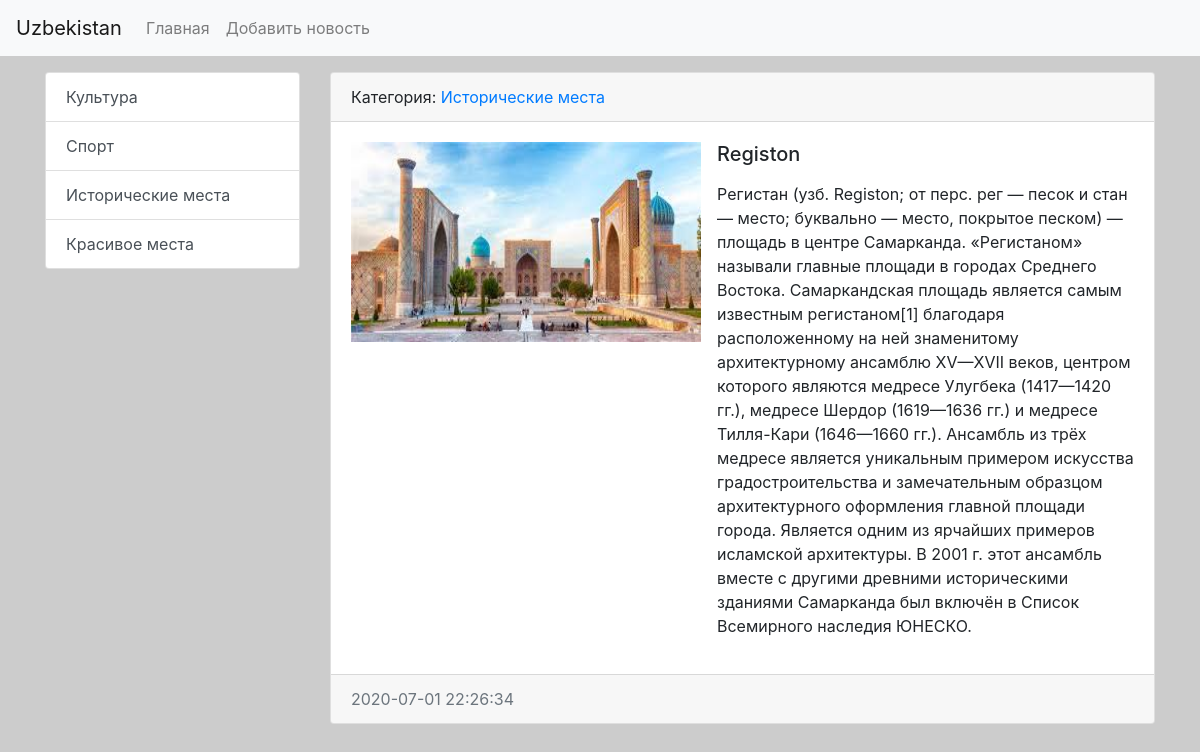
The app's page /news/13/ with its own data.
### news/models.py (models this page shows, shortened)
class Category(models.Model):
    title = models.CharField(max_length=150, db_index=True, verbose_name="name of category")
    def get_absolute_url(self):
        return reverse('category', kwargs={"category_id": self.pk})
    def __str__(self):
        return self.title
    class Meta:
        verbose_name = 'category'
        verbose_name_plural = 'Категории'
        ordering = ['title']

class News(models.Model):
    title = models.CharField(max_length=150)
    content = models.TextField(blank=True)
    created_at = models.DateTimeField(auto_now_add=True)
    updated_at = models.DateTimeField(auto_now=True)
    photo = models.ImageField(upload_to='photos/%Y/%m/%d', blank=True)
    is_published = models.BooleanField(default=True)
    category = models.ForeignKey('Category', on_delete=models.PROTECT)
    views = models.IntegerField(default=0)
    class Meta:
        verbose_name = 'Новость'
        verbose_name_plural = 'Новости'
        ordering = ['created_at']

### news/views.py (the view)
# urls.py: path('news/<int:pk>/', ViewNews.as_view(), name='view_news'),
class ViewNews(DetailView):
    model = News
    context_object_name = 'news_item'

### news/templatetags/news_tags.py (called while the page is built)
@register.inclusion_tag('news/list_categories.html')
def show_categories(arg1='Hello', arg2='world'):
    categories = Category.objects.annotate(cnt=Count('news')).filter(cnt__gt=0)
    return {"categories": categories, "arg1": arg1, "arg2": arg2 }

### news/templates/news/news_detail.html (shortened to what this page needs)
{% extends 'base.html' %}
{% block sidebar %}
                  {% include 'inc/_sidebar.html' %}
{% endblock %}
{% block content %}
           <div class="card mb-3">
                  <div class="card-header">
                      Категория: <a href="{{news_item.category.get_absolute_url }}"> {{ news_item.category }} </a>
                  </div>
                  <div class="card-body">
                    <div class = "media">
                        {% if news_item.photo  %}
                        <img src="{{ news_item.photo.url  }}" alt="" width="350"  height="200" class="mr-3">
                        {% else %}
                        <img src=https://picsum.photos/seed/picsum/350/235 alt="">
                        {% endif %}
                        <div class="media-body">
                            <h5 class="card-title">{{ news_item.title }}</h5>
                            <p class="card-text">{{ news_item.content|safe|linebreaks}}</p>
                        </div>
                    </div>
                  </div>
                  <div class="card-footer text-muted">
                    {{ news_item.created_at|date:"Y-m-d H:i:s" }}
                  </div>
                </div>
{% endblock %}

### news/templates/news/list_categories.html
<div class="list-group">
        {% for item in categories %}
         <a href="{{ item.get_absolute_url }}" class="list-group-item list-group-item-action">{{ item.title }}</a>
        {% endfor %}
</div>

### mysite/static/css/style.css (style rules this page uses)
body { background-color: #ccc; }

### records on screen
Category: title "Культура"
Category: title "Спорт"
Category: title "Исторические места"
Category: title "Красивое места"
News: category "Исторические места", photo (picture), title "Registon", content "Регистан (узб. Registon; от перс. рег — песок и стан — место; буквально — место, покрытое песком) — площадь в центре Самарканда. «Регистаном» называли главные площади в городах Среднего Востока. Самаркандская площадь является самым известным регистаном[1] благодаря расположенному на ней знаменитому архитектурному ансамблю XV—XVII веков, центром которого являются медресе Улугбека (1417—1420 гг.), медресе Шердор (1619—1636 гг.) и медресе Тилля-Кари (1646—1660 гг.). Ансамбль из трёх медресе является уникальным примером искусства градостроительства и замечательным образцом архитектурного оформления главной площади города. Является одним из ярчайших примеров исламской архитектуры. В 2001 г. этот…", created_at "2020-07-01 22:26:34"
